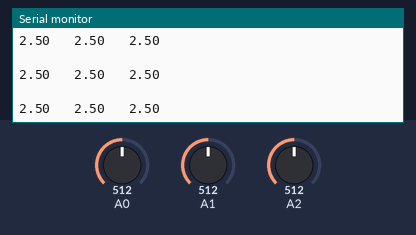
Recording of a sketch running on a simulated Arduino Uno, built with avr-gcc and run on an emulated ATmega328P. Parts: the last lines printed to the serial monitor. The inputs (shaded band) are chosen by the test bench; at power-on: A0 = 512, A1 = 512, A2 = 512.

Above: at 1.2 s.
1.3 s: A0 set to 716
At 1.38 s:
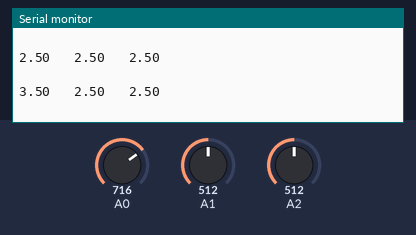
2.8 s: A1 set to 716
At 2.81 s:
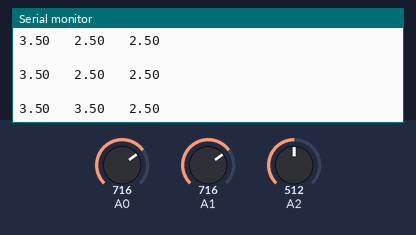
4.3 s: A2 set to 716
At 4.35 s:
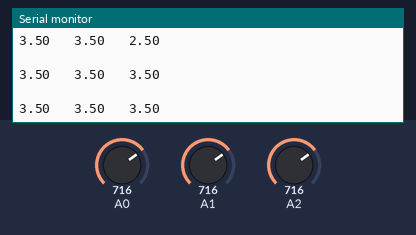
5.8 s: A0 set to 900
At 5.84 s:
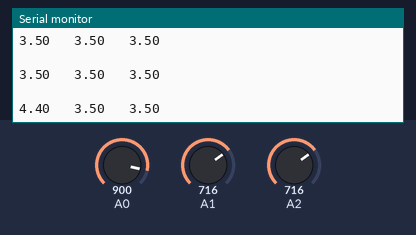
7.3 s: A1 set to 900
At 7.32 s:
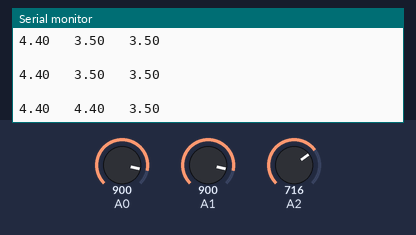
8.8 s: A2 set to 900
At 8.8 s:
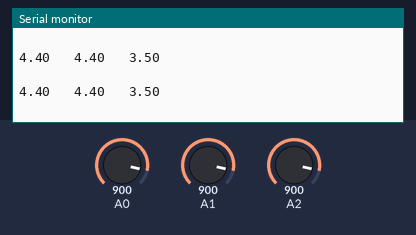
Timing chart, 0 to 11.3 s (numbered marks = the images above; inputs shaded):
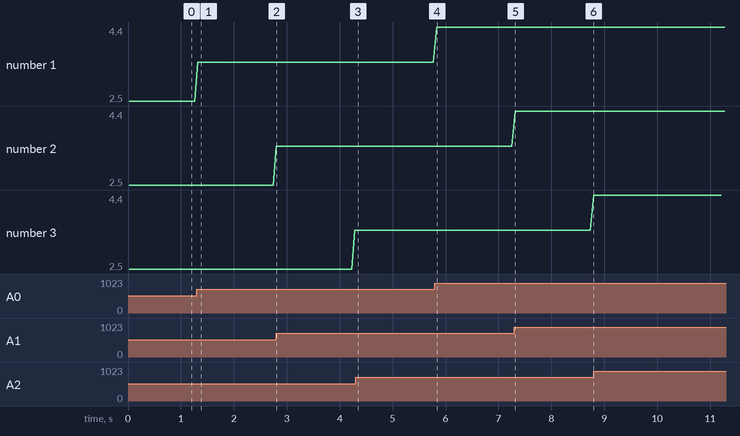

Measured:
- after the input at 1.3 s, the serial monitor: prints a new line at once (image 1)
- after the input at 2.8 s, the serial monitor: prints a new line at once (image 2)
- after the input at 4.3 s, the serial monitor: prints a new line after 0.05 s (image 3)
- after the input at 5.8 s, the serial monitor: prints a new line at once (image 4)
- after the input at 7.3 s, the serial monitor: prints a new line at once (image 5)
- plotted number 1: 2.5 → 3.5 after the input at 1.3 s, 3.5 → 4.4 after the input at 5.8 s

The sketch:

SENSOR_MQ.ino
```cpp
int raw_adc0;
int raw_adc1;
int raw_adc2;

float value_adc0;
float value_adc1;
float value_adc2;
void setup() {
  Serial.begin(9600);
  Serial.println("A0 \t A1 \t \A2");
}
void loop() {
  raw_adc0 = analogRead(A0);
  delay(10);
  raw_adc0 = analogRead(A0);
  delay(10);
  value_adc0 = raw_adc0 * (5.0 / 1023.0);
  //Serial.print("A0 = ,");
  Serial.print(value_adc0);
  Serial.print("\t ");
  raw_adc1 = analogRead(A1);
  delay(10);
  raw_adc1 = analogRead(A1);
  delay(10);
  value_adc1 = raw_adc1 * (5.0 / 1023.0);

  Serial.print(value_adc1);
  Serial.print("\t ");
  raw_adc2 = analogRead(A2);
  delay(10);
  raw_adc2 = analogRead(A2);
  delay(10);
  value_adc2 = raw_adc2 * (5.0 / 1023.0);
  Serial.println(value_adc2);
  Serial.println("\t ");
  //Serial.println("A0 ="+String(raw_adc0)+","+String(value_adc0)+", \t"+"A1 ="+String(raw_adc1)+","+String(value_adc1)+", \t"+"A2 ="+String(raw_adc2)+","+String(value_adc2));
}
```
